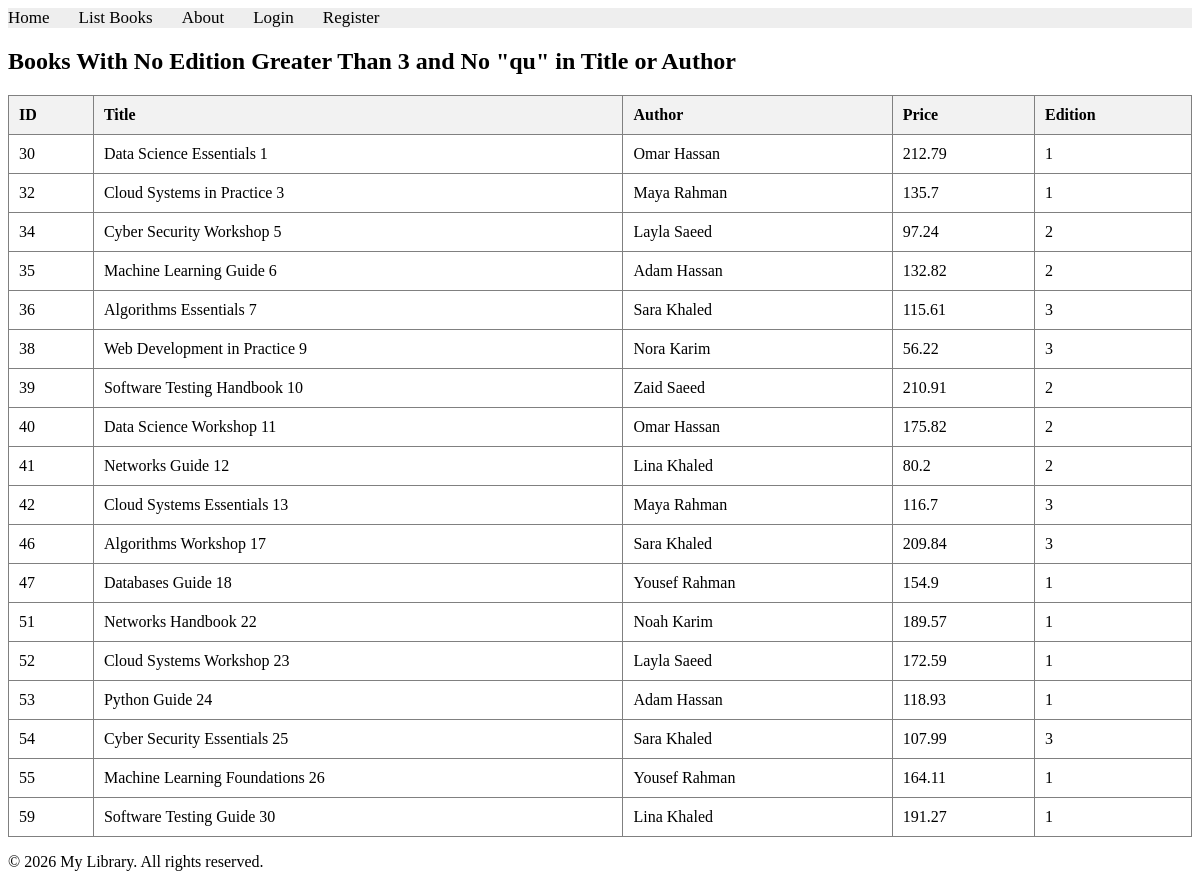
The app's page /books/lab8/task3, older data.
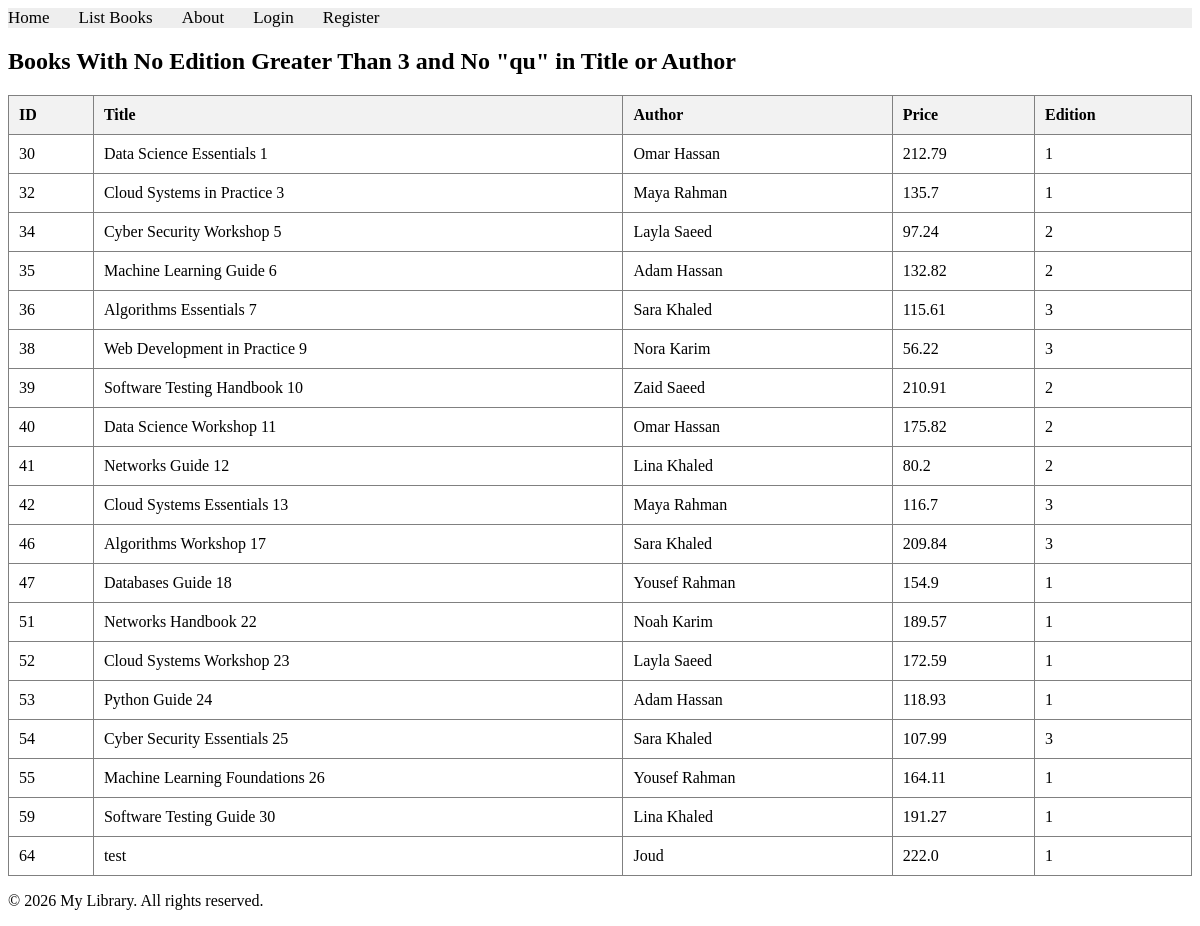
The same page, newer data.
### apps/bookmodule/models.py (models this page shows, shortened)
class Book(models.Model):
    title = models.CharField(max_length=100)
    author = models.CharField(max_length=50, blank=True)
    price = models.FloatField(default=0.0)
    quantity = models.IntegerField(default=1)
    pubdate = models.DateTimeField(null=True, blank=True)
    rating = models.SmallIntegerField(default=1)
    edition = models.SmallIntegerField(default=1)
    publisher = models.ForeignKey(
        Publisher,
        null=True,
        blank=True,
        on_delete=models.SET_NULL,
    )
    authors = models.ManyToManyField(Author, blank=True)

### apps/bookmodule/views.py (the view)
# urls.py: path('lab8/task3', views.lab8_task3, name="books.lab8_task3"),
def lab8_task3(request):
    books = Book.objects.filter(
        Q(edition__lte=3) & ~(Q(title__icontains='qu') | Q(author__icontains='qu'))
    )
    return render(request, 'bookmodule/lab8_task3.html', {'books': books})

### apps/templates/bookmodule/lab8_task3.html (shortened to what this page needs)
{% extends "layouts/base.html" %}
{% block content %}
<h2>Books With No Edition Greater Than 3 and No "qu" in Title or Author</h2>
<table border="1" style="width: 100%; border-collapse: collapse; margin-top: 20px;">
    <thead>
        <tr style="background-color: #f2f2f2; text-align: left;">
            <th style="padding: 10px;">ID</th>
            <th style="padding: 10px;">Title</th>
            <th style="padding: 10px;">Author</th>
            <th style="padding: 10px;">Price</th>
            <th style="padding: 10px;">Edition</th>
        </tr>
    </thead>
    <tbody>
        {% for book in books %}
        <tr>
            <td style="padding: 10px;">{{ book.id }}</td>
            <td style="padding: 10px;">{{ book.title }}</td>
            <td style="padding: 10px;">{{ book.author }}</td>
            <td style="padding: 10px;">{{ book.price }}</td>
            <td style="padding: 10px;">{{ book.edition }}</td>
        </tr>
        {% empty %}
        <tr>
            <td colspan="5" style="text-align: center; padding: 10px;">No books found.</td>
        </tr>
        {% endfor %}
    </tbody>
</table>
{% endblock content %}

Row changes from the older to the newer data that the page shows:
added Book: id "64", title "test", author "Joud", price "222.0", edition "1"
